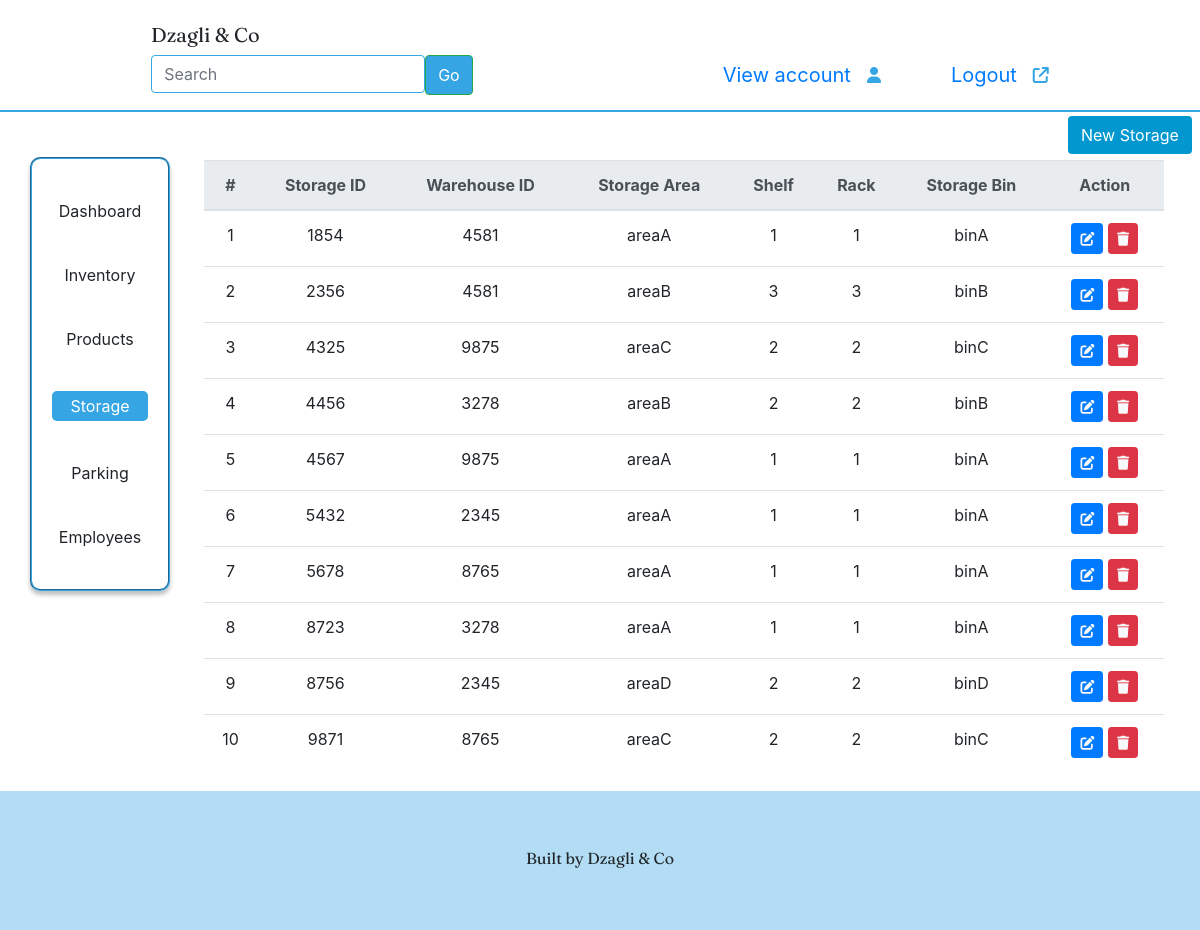
Page /storage.php on the committed database.
### tables this page shows
CREATE TABLE companyStorage (
	storageID INT UNIQUE NOT NULL,
	warehouseID INT,
	storageArea VARCHAR(20) NOT NULL, 
	shelf INT NOT NULL, 
	rack INT NOT NULL , 
	storageBin VARCHAR(20) NOT NULL,
    FOREIGN KEY(warehouseID) REFERENCES warehouse(warehouseID)
);

### storage.php (the view, shortened to what this page needs)
<!DOCTYPE html>
<html lang="en">
<head>
    <link rel="stylesheet" href="storage.css">
    <link   rel="stylesheet" href="http://cdnjs.cloudflare.com/ajax/libs/font-awesome/4.7.0/css/font-awesome.css"/>
    <link rel="stylesheet" href="https://cdn.jsdelivr.net/npm/bootstrap@4.4.1/dist/css/bootstrap.min.css">
    <link rel="stylesheet" href="https://cdnjs.cloudflare.com/ajax/libs/font-awesome/6.1.1/css/all.min.css"/>
</head>
<body>
    <nav class="navbar " id="navbar">
        <div class="container-fluid">
            <a class="navbar-brand" style="font-family: 'Fraunces', serif;margin-left: 120px;">Dzagli & Co</a>
            <form class="d-flex" role="search" style="margin: 0 auto;" >
            <input class="form-control me-2" type="search" placeholder="Search" aria-label="Search" style="border-color: #35A5E4;">
            <button class="btn btn-outline-success" type="submit" style="background-color: #35A5E4;color: white;">Go</button>
            <a  href = "./myAccount.php" class="navbar-brand" id = "navbar-account" style="padding-left: 250px;">View account</a>
            <span class="icon" style="padding-top:8px;color:#35A5E4"><i class="fa fa-user" aria-hidden="true"></i></span>
                <a href = "index.php" class="navbar-brand" style="padding-left: 70px;">Logout</a>
                <span class="icon" style="padding-top:8px;left: 5px;color:#35A5E4;"><i class="fa fa-external-link" aria-hidden="true"></i></span>
            </form>
        </div>
    </nav>
    <div style="float:right; width:80%; margin-right: 3%; margin-top: 2%;">
    <?php
  include "configuration.php";
  $car_page = mysqli_query($conn,"SELECT * FROM companyStorage LIMIT 10");
?>
<a href="registerStorage.php" style="text-decoration: none;"><button class="new_button btn btn-outline" type="button">New Storage</button></a>
  <table class="table table-hover">
    <thead class="thead-light" style="text-align:center;">
    <tr>
        <th scope="col">#</th>
        <th scope ="col">Storage ID</th>
        <th scope="col">Warehouse ID</th>
        <th scope="col">Storage Area</th>
        <th scope="col">Shelf</th>
        <th scope="col">Rack</th>
        <th scope="col">Storage Bin</th>
        <th scope="col">Action</th>
    </tr>
 </thead>
<?php
$count = 1;
  while ($row = mysqli_fetch_array($car_page)) {
?>
    <tr>
        <td style="text-align:center;" scope="row"><?php echo $count;?></td>
        <td style="text-align:center;" scope="row"><?php echo $row['storageID']?></td>
        <td style="text-align:center;" scope="row"><?php echo $row['warehouseID']?></td>
        <td style="text-align:center;" scope="row"><?php echo $row['storageArea']?></td>
        <td style="text-align:center;" scope="row"><?php echo $row['shelf']?></td>
        <td style="text-align:center;" scope="row"><?php echo $row['rack']?></td>
        <td style="text-align:center;" scope="row"><?php echo $row['storageBin']?></td>
        <td style="text-align:center;" scope="row">
        <?php
            echo ('<button class="btn btn-sm btn-primary text-light edit" data-toggle="modal" class="update_btn" data-target="#update_employee"
            onclick= \'location.href="updateStorage.php?uid=' . $row["storageID"] . '&storageID='.$row['storageID'].'&warehouseID='.
            $row['warehouseID'].'&storageArea='.$row['storageArea'].'&shelf='.$row['shelf'].'&storageBin='.$row['storageBin'].
            '&rack='.$row['rack'].' &table=companyStorage&attr=storageID&page=storage.php"\'>
            <i class="fa-solid fa-pen-to-square"></i></button>');
            ?>
        <?php echo('<button class="btn btn-sm btn-danger text-light delete" data-toggle="modal" data-target="#del_employee"><i class="fa-solid fa-trash" onclick= \'location.href="delete_proc.php?uid=' . $row["storageID"] .
            '&table=companyStorage&attr=storageID&page=Storage.php"\'></i></button>');
            ?>
        </td>
    </tr>
  <?php $count += 1; } ?>
  </table>
    </div>
    <div class="left-side">
        <p class="lSide"  id="dashboard" onclick="Dashboard()">Dashboard</p> <br>
        <p class="lSide" id="inventory" onclick="Inventory()" >Inventory</p> <br>
        <p class="lSide" id="products" onclick="Products()" >Products</p> <br>
        <p class="lSide" id="storage" onclick="Storage()" style="background-color: #35A5E4;color: white;padding: 3px;  border-radius: 5px;">Storage</p> <br>
        <p class="lSide" id="parking"  onclick="Parking()">Parking</p> <br>
        <p class="lSide" id="employees" onclick="Employees()">Employees</p> <br>
    </div>
    <div id="footer">
        <footer> Built by Dzagli & Co</footer>
    </div>
    </body>
</html>

### storage.css (style rules this page uses)
.left-side { border: 2px; margin-top: 45px; margin-left: 30px; border-style: groove; padding-left: 20px; padding-top: 40px; padding-right: 20px; width: 140px; text-align:center; border-radius: 10px; border-color: #35A5E4; box-shadow: 0px 4px 4px rgba(0, 0, 0, 0.25); }
#navbar { padding-top: 15px; padding-bottom: 15px; background-size: auto 100px; background-color: white; border-bottom: 2px solid #35A5E4; }
#footer { padding-top: 55px; padding-bottom: 60px; text-align: center; margin-top: 200px; background-color: #B2DDF5; font-family: 'Fraunces' }

### storage.php (style rules this page uses)
.new_button { background-color:#0298cf; color: white; border-radius: 4px; border-color: none; outline-style: hidden; position:relative; left: 90%; margin-top:-3%; }

### rows in the picture
companystorage: storageID "1854", warehouseID "4581", storageArea "areaA", shelf "1", rack "1", storageBin "binA"
companystorage: storageID "2356", warehouseID "4581", storageArea "areaB", shelf "3", rack "3", storageBin "binB"
companystorage: storageID "4325", warehouseID "9875", storageArea "areaC", shelf "2", rack "2", storageBin "binC"
companystorage: storageID "4456", warehouseID "3278", storageArea "areaB", shelf "2", rack "2", storageBin "binB"
companystorage: storageID "4567", warehouseID "9875", storageArea "areaA", shelf "1", rack "1", storageBin "binA"
companystorage: storageID "5432", warehouseID "2345", storageArea "areaA", shelf "1", rack "1", storageBin "binA"
companystorage: storageID "5678", warehouseID "8765", storageArea "areaA", shelf "1", rack "1", storageBin "binA"
companystorage: storageID "8723", warehouseID "3278", storageArea "areaA", shelf "1", rack "1", storageBin "binA"
companystorage: storageID "8756", warehouseID "2345", storageArea "areaD", shelf "2", rack "2", storageBin "binD"
companystorage: storageID "9871", warehouseID "8765", storageArea "areaC", shelf "2", rack "2", storageBin "binC"
